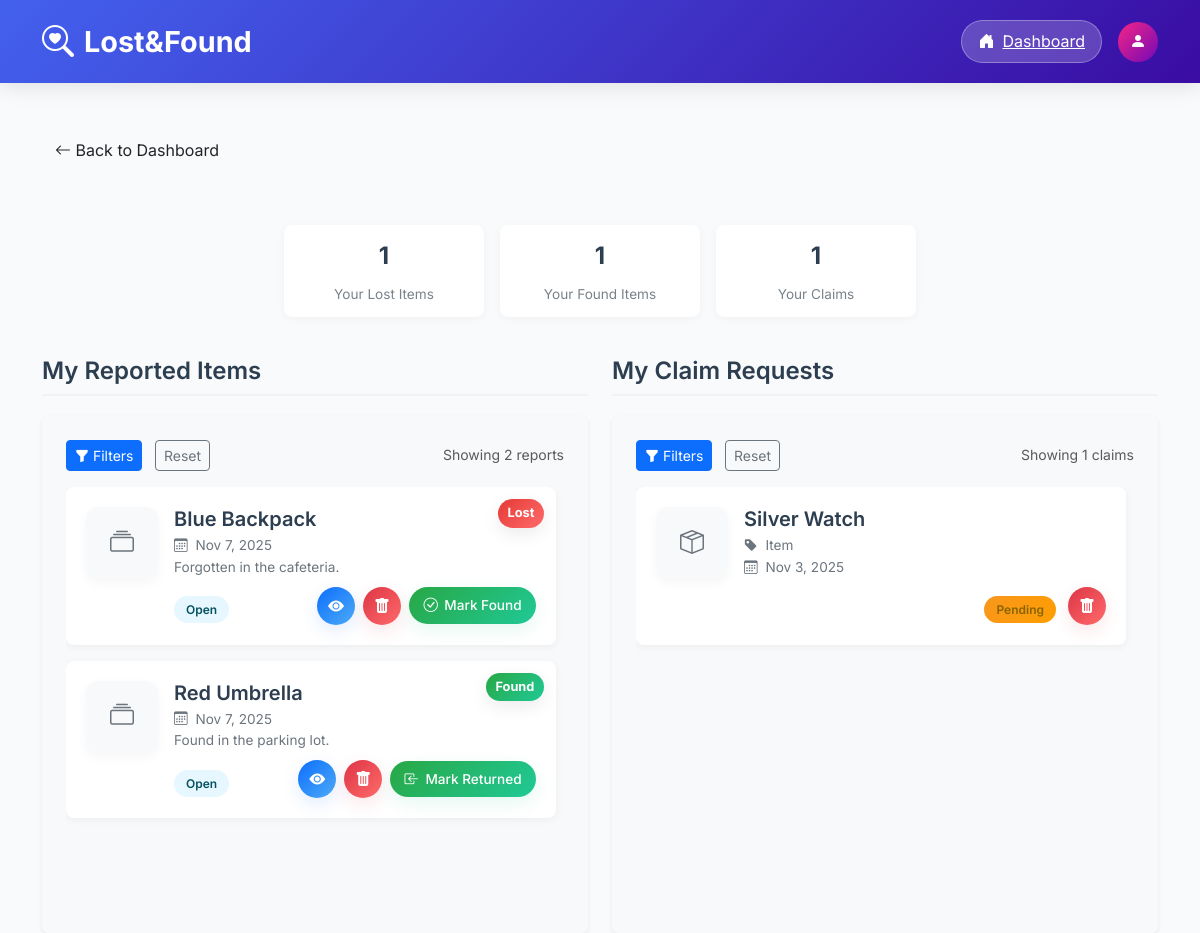
The app's page /pages/user/claim.php (signed in) with its own data.
### tables this page shows
CREATE TABLE LostItem (
    lost_id BIGINT AUTO_INCREMENT PRIMARY KEY,
    user_id BIGINT,
    item_name VARCHAR(100) NOT NULL,
    description TEXT,
    category VARCHAR(50),
    location VARCHAR(100),
    lost_date DATE,
    status ENUM('pending', 'claimed') DEFAULT 'pending',
    created_at DATETIME DEFAULT CURRENT_TIMESTAMP,
    FOREIGN KEY (user_id) REFERENCES User(user_id)
);

CREATE TABLE FoundItem (
    found_id BIGINT AUTO_INCREMENT PRIMARY KEY,
    user_id BIGINT,
    item_name VARCHAR(100) NOT NULL,
    description TEXT,
    category VARCHAR(50),
    location VARCHAR(100),
    found_date DATE,
    status ENUM('available', 'returned') DEFAULT 'available',
    created_at DATETIME DEFAULT CURRENT_TIMESTAMP,
    FOREIGN KEY (user_id) REFERENCES User(user_id)
);

CREATE TABLE ClaimRequest (
    claim_id BIGINT AUTO_INCREMENT PRIMARY KEY,
    found_id BIGINT,
    description VARCHAR(500),
    user_id BIGINT,
    status ENUM('pending', 'approved', 'rejected') DEFAULT 'pending',
    claim_date DATETIME DEFAULT CURRENT_TIMESTAMP,
    admin_approver_id BIGINT NULL,
    staff_approver_id BIGINT NULL,
    approved_date DATETIME NULL,
    FOREIGN KEY (found_id) REFERENCES FoundItem(found_id),
    FOREIGN KEY (user_id) REFERENCES User(user_id),
    FOREIGN KEY (admin_approver_id) REFERENCES Admin(admin_id),
    FOREIGN KEY (staff_approver_id) REFERENCES Staff(staff_id)
);

### pages/user/claim.php (the view, shortened to what the rows shown need)
<?php
require_once '../../config/userconfig.php';
$userId = $_SESSION['user_id'];
$claims = [];
$reportedItems = [];
$typeFilter = isset($_GET['type_filter']) ? $_GET['type_filter'] : 'all';
$statusFilter = isset($_GET['status_filter']) ? $_GET['status_filter'] : 'all';
$claimsPerPage = 5;
$reportsPerPage = 5;
$claimsPage = isset($_GET['claims_page']) ? (int)$_GET['claims_page'] : 1;
$reportsPage = isset($_GET['reports_page']) ? (int)$_GET['reports_page'] : 1;
try {
    $pdo = $pdo;
    $claimsOffset = ($claimsPage - 1) * $claimsPerPage;
    $limit = (int)$claimsPerPage;
    $offset = (int)$claimsOffset;
    try {
        $stmt = $pdo->prepare("CALL GetUserClaims(?)");
        $stmt->execute([$userId]);
        $allClaims = $stmt->fetchAll(PDO::FETCH_ASSOC);
        $claims = array_slice($allClaims, $offset, $limit);
    } catch (PDOException $e) {
        error_log('Claims Query Error: ' . $e->getMessage());
        $claims = [];
        $totalClaims = 0;
        $totalClaimsPages = 0;
    }
    $reportsOffset = ($reportsPage - 1) * $reportsPerPage;
    $lostItemsStmt = $pdo->prepare("CALL GetUserLostItems(?)");
    $lostItemsStmt->execute([$userId]);
    $lostItems = $lostItemsStmt->fetchAll(PDO::FETCH_ASSOC);
    $foundItemsStmt = $pdo->prepare("CALL GetUserFoundItems(?)");
    $foundItemsStmt->execute([$userId]);
    $foundItems = $foundItemsStmt->fetchAll(PDO::FETCH_ASSOC);
    $reportedItems = array_merge($lostItems, $foundItems);
    $reportedItems = array_filter($reportedItems, function($it) use ($typeFilter, $statusFilter) {
        if ($typeFilter !== 'all' && $it['item_type'] !== $typeFilter) return false;
        if ($statusFilter !== 'all') {
            $s = $it['status'] ?? '';
            if ($statusFilter === 'open' && !in_array($s, ['pending', 'available'])) return false;
            if ($statusFilter === 'closed' && !in_array($s, ['claimed', 'returned'])) return false;
        }
        return true;
    });
    usort($reportedItems, function($a, $b) {
        return strtotime($b['created_at']) <=> strtotime($a['created_at']);
    });
    $reportedItems = array_slice($reportedItems, $reportsOffset, $reportsPerPage);
} catch (PDOException $e) {
    error_log('Database Error: ' . $e->getMessage());
    $error = 'An error occurred while loading your claims and reports. Please try again later.';
}
$showDebugClaims = isset($_GET['debug_claims']) && $_GET['debug_claims'] == '1';
?>
<!DOCTYPE html>
<html lang="en">
<head>
    <link href="https://cdn.jsdelivr.net/npm/bootstrap@5.3.3/dist/css/bootstrap.min.css" rel="stylesheet">
    <link href="https://cdn.jsdelivr.net/npm/bootstrap-icons@1.11.3/font/bootstrap-icons.min.css" rel="stylesheet">
    <link rel="stylesheet" href="../../assets/style.css">
</head>
<body>
    <main class="container py-5">
        <div class="row g-4">
            <div class="col-lg-6">
                <div class="bg-light p-3 p-md-4 rounded shadow-sm h-100">
                    <?php if (empty($reportedItems)): ?>
                        <div class="empty-state">
                            <div class="empty-state-icon">
                                <i class="bi bi-inbox"></i>
                            </div>
                            <h5>No Reports Yet</h5>
                            <p>You haven't reported any items yet.<br>Start by reporting a lost or found item.</p>
                            <div class="mt-3">
                                <a href="lost.php" class="btn btn-primary me-2">
                                    <i class="bi bi-plus-circle me-1"></i> Report Lost Item
                                </a>
                                <a href="found.php" class="btn btn-outline-primary">
                                    <i class="bi bi-plus-circle me-1"></i> Report Found Item
                                </a>
                            </div>
                        </div>
                    <?php else: ?>
                        <div class="scrollable-box" id="reportedItems">
                            <?php foreach ($reportedItems as $item): ?>
                                <?php
                                    $raw = $item['status'] ?? '';
                                    if (in_array($raw, ['pending','available'])) { $disp = 'Open'; $cls = 'open'; }
                                    elseif (in_array($raw, ['claimed','returned'])) { $disp = 'Closed'; $cls = 'closed'; }
                                    else { $disp = ucfirst($raw); $cls = strtolower($raw); }
                                ?>
                                <div class="report-card d-flex align-items-start">
                                    <div class="item-type-badge <?php echo $item['item_type'] === 'lost' ? 'item-type-lost' : 'item-type-found'; ?>">
                                        <?php echo ucfirst($item['item_type']); ?>
                                    </div>
                                    <div class="item-image">
                                        <i class="bi bi-collection"></i>
                                    </div>
                                    <div class="item-details">
                                        <h5 class="item-title"><?php echo htmlspecialchars($item['item_name']); ?></h5>
                                        <div class="item-meta">
                                            <div><i class="bi bi-calendar3 me-1"></i> <?php echo date('M j, Y', strtotime($item['created_at'])); ?></div>
                                            <div class="text-truncate" style="max-width: 250px;" title="<?php echo htmlspecialchars($item['description']); ?>">
                                                <?php
                                                $shortDesc = strlen($item['description']) > 50
                                                    ? substr($item['description'], 0, 50) . '...'
                                                    : $item['description'];
                                                echo htmlspecialchars($shortDesc);
                                                ?>
                                            </div>
                                        </div>
                                        <div class="mt-2">
                                            <div class="d-flex justify-content-between align-items-center flex-wrap gap-2">
                                                <div>
                                                    <span class="status-badge status-<?php echo $cls; ?>">
                                                        <?php echo $disp; ?>
                                                    </span>
                                                </div>
                                                <div class="d-flex align-items-center gap-2 flex-wrap">
                                                    <a href="item_detail.php?type=<?php echo $item['item_type']; ?>&id=<?php echo $item['item_id']; ?>"
                                                       class="btn btn-sm btn-circle btn-view" title="View">
                                                        <i class="bi bi-eye-fill"></i>
                                                    </a>
                                                    <form method="post" class="d-inline" onsubmit="return confirm('Delete this report?');">
                                                        <button class="btn btn-sm btn-circle btn-delete" type="submit" title="Delete"><i class="bi bi-trash-fill"></i></button>
                                                    </form>
                                                    <?php if ($item['item_type'] === 'lost' && $item['status'] !== 'claimed'): ?>
                                                        <form method="post" class="d-inline" onsubmit="return confirm('Mark this lost item as found?');">
                                                            <button class="btn btn-sm btn-mark-text" type="submit" title="Mark Found"><i class="bi bi-check-circle"></i> Mark Found</button>
                                                        </form>
                                                    <?php elseif ($item['item_type'] === 'found' && $item['status'] !== 'returned'): ?>
                                                        <form method="post" class="d-inline" onsubmit="return confirm('Mark this found item as returned?');">
                                                            <button class="btn btn-sm btn-mark-text" type="submit" title="Mark Returned"><i class="bi bi-box-arrow-in-left"></i> Mark Returned</button>
                                                        </form>
                                                    <?php endif; ?>
                                                </div>
                                            </div>
                                        </div>
                                    </div>
                                </div>
                            <?php endforeach; ?>
                        </div>
                    <?php endif; ?>
                </div>
            </div>
            <div class="col-lg-6">
                <div class="bg-light p-3 p-md-4 rounded shadow-sm h-100">
                    <?php if (empty($claims)): ?>
                        <div class="empty-state">
                            <div class="empty-state-icon">
                                <i class="bi bi-clipboard-check"></i>
                            </div>
                            <h5>No Claims Yet</h5>
                            <p>You haven't made any claims yet.<br>Browse items to find what you're looking for.</p>
                            <a href="search.php" class="btn btn-primary mt-2">
                                <i class="bi bi-search me-1"></i> Browse Items
                            </a>
                            <?php if (!empty($showDebugClaims)): ?>
                                <div class="mt-3 text-start">
                                    <h6>Debug: raw ClaimRequest rows</h6>
                                    <pre style="max-height:200px; overflow:auto; background:#f8f9fa; padding:1rem; border-radius:6px; font-size:0.75rem;"><?php echo htmlspecialchars(print_r($rawClaims, true)); ?></pre>
                                    <h6 class="mt-3">Debug: JOIN query results</h6>
                                    <pre style="max-height:200px; overflow:auto; background:#f8f9fa; padding:1rem; border-radius:6px; font-size:0.75rem;"><?php echo htmlspecialchars(print_r($debugJoinResults, true)); ?></pre>
                                    <h6 class="mt-3">SQL used:</h6>
                                    <pre style="max-height:150px; overflow:auto; background:#f8f9fa; padding:1rem; border-radius:6px; font-size:0.7rem;"><?php echo htmlspecialchars($sql); ?></pre>
                                </div>
                            <?php endif; ?>
                        </div>
                    <?php else: ?>
                        <div class="scrollable-box" id="claimRequests">
                            <?php foreach ($claims as $claim): ?>
                                <div class="claim-card d-flex align-items-start">
                                    <div class="item-image">
                                        <i class="bi bi-box-seam"></i>
                                    </div>
                                    <div class="item-details">
                                        <h5 class="item-title"><?php echo htmlspecialchars($claim['item_name']); ?></h5>
                                        <div class="item-meta">
                                            <div><i class="bi bi-tag-fill me-1"></i> <?php echo ucfirst($claim['item_type']); ?> Item</div>
                                            <div><i class="bi bi-calendar3 me-1"></i> <?php echo date('M j, Y', strtotime($claim['claim_date'] ?? '')); ?></div>
                                        </div>
                                        <div class="d-flex align-items-center gap-2 mt-2">
                                            <div style="display:flex; gap: .75rem; align-items:center;">
                                                <span class="status-badge status-<?php echo strtolower($claim['status']); ?>">
                                                    <?php echo ucfirst($claim['status']); ?>
                                                </span>
                                                <div style="margin-left:auto;">
                                                    <form method="post" class="d-inline" onsubmit="return confirm('Delete this claim?');">
                                                        <button class="btn btn-sm btn-circle btn-delete" type="submit" title="Delete"><i class="bi bi-trash-fill"></i></button>
                                                    </form>
                                                </div>
                                            </div>
                                        </div>
                                    </div>
                                </div>
                            <?php endforeach; ?>
                        </div>
                    <?php endif; ?>
                </div>
            </div>
        </div>
    </main>
</body>
</html>

### records on screen
lostitem: item_type "Lost", item_name "Blue Backpack", created_at "Nov 7, 2025", description "Forgotten in the cafeteria.", status "Open"
founditem: item_type "Found", item_name "Red Umbrella", created_at "Nov 7, 2025", description "Found in the parking lot.", status "Open"
claimrequest: found.item_name "Silver Watch", claim_date "Nov 3, 2025", status "Pending"

### other values on screen
$userLostCount "1"
$userFoundCount "1"
$totalClaims "1"
$totalReportedItems "2"
